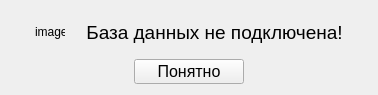
<?xml version="1.0" encoding="UTF-8"?>
<ui version="4.0">
 <class>winError</class>
 <widget class="QWidget" name="winError">
  <property name="geometry">
   <rect>
    <x>0</x>
    <y>0</y>
    <width>378</width>
    <height>95</height>
   </rect>
  </property>
  <property name="windowTitle">
   <string>Form</string>
  </property>
  <layout class="QVBoxLayout" name="verticalLayout">
   <item>
    <spacer name="verticalSpacer_2">
     <property name="orientation">
      <enum>Qt::Vertical</enum>
     </property>
     <property name="sizeHint" stdset="0">
      <size>
       <width>20</width>
       <height>40</height>
      </size>
     </property>
    </spacer>
   </item>
   <item>
    <layout class="QHBoxLayout" name="horizontalLayout_2">
     <item>
      <spacer name="horizontalSpacer_3">
       <property name="orientation">
        <enum>Qt::Horizontal</enum>
       </property>
       <property name="sizeType">
        <enum>QSizePolicy::Fixed</enum>
       </property>
       <property name="sizeHint" stdset="0">
        <size>
         <width>10</width>
         <height>20</height>
        </size>
       </property>
      </spacer>
     </item>
     <item>
      <spacer name="horizontalSpacer_6">
       <property name="orientation">
        <enum>Qt::Horizontal</enum>
       </property>
       <property name="sizeHint" stdset="0">
        <size>
         <width>40</width>
         <height>20</height>
        </size>
       </property>
      </spacer>
     </item>
     <item>
      <widget class="QLabel" name="imageLabel">
       <property name="minimumSize">
        <size>
         <width>30</width>
         <height>30</height>
        </size>
       </property>
       <property name="maximumSize">
        <size>
         <width>100</width>
         <height>100</height>
        </size>
       </property>
       <property name="text">
        <string>image</string>
       </property>
      </widget>
     </item>
     <item>
      <spacer name="horizontalSpacer_5">
       <property name="orientation">
        <enum>Qt::Horizontal</enum>
       </property>
       <property name="sizeType">
        <enum>QSizePolicy::Fixed</enum>
       </property>
       <property name="sizeHint" stdset="0">
        <size>
         <width>15</width>
         <height>20</height>
        </size>
       </property>
      </spacer>
     </item>
     <item>
      <widget class="QLabel" name="label">
       <property name="font">
        <font>
         <pointsize>14</pointsize>
        </font>
       </property>
       <property name="text">
        <string>База данных не подключена!</string>
       </property>
       <property name="alignment">
        <set>Qt::AlignCenter</set>
       </property>
      </widget>
     </item>
     <item>
      <spacer name="horizontalSpacer_7">
       <property name="orientation">
        <enum>Qt::Horizontal</enum>
       </property>
       <property name="sizeHint" stdset="0">
        <size>
         <width>40</width>
         <height>20</height>
        </size>
       </property>
      </spacer>
     </item>
     <item>
      <spacer name="horizontalSpacer_4">
       <property name="orientation">
        <enum>Qt::Horizontal</enum>
       </property>
       <property name="sizeType">
        <enum>QSizePolicy::Fixed</enum>
       </property>
       <property name="sizeHint" stdset="0">
        <size>
         <width>10</width>
         <height>20</height>
        </size>
       </property>
      </spacer>
     </item>
    </layout>
   </item>
   <item>
    <spacer name="verticalSpacer">
     <property name="orientation">
      <enum>Qt::Vertical</enum>
     </property>
     <property name="sizeHint" stdset="0">
      <size>
       <width>20</width>
       <height>40</height>
      </size>
     </property>
    </spacer>
   </item>
   <item>
    <layout class="QHBoxLayout" name="horizontalLayout">
     <item>
      <spacer name="horizontalSpacer">
       <property name="orientation">
        <enum>Qt::Horizontal</enum>
       </property>
       <property name="sizeHint" stdset="0">
        <size>
         <width>40</width>
         <height>20</height>
        </size>
       </property>
      </spacer>
     </item>
     <item>
      <widget class="QPushButton" name="pushButton">
       <property name="minimumSize">
        <size>
         <width>110</width>
         <height>25</height>
        </size>
       </property>
       <property name="font">
        <font>
         <pointsize>12</pointsize>
        </font>
       </property>
       <property name="text">
        <string>Понятно</string>
       </property>
      </widget>
     </item>
     <item>
      <spacer name="horizontalSpacer_2">
       <property name="orientation">
        <enum>Qt::Horizontal</enum>
       </property>
       <property name="sizeHint" stdset="0">
        <size>
         <width>40</width>
         <height>20</height>
        </size>
       </property>
      </spacer>
     </item>
    </layout>
   </item>
  </layout>
 </widget>
 <resources/>
 <connections/>
</ui>
